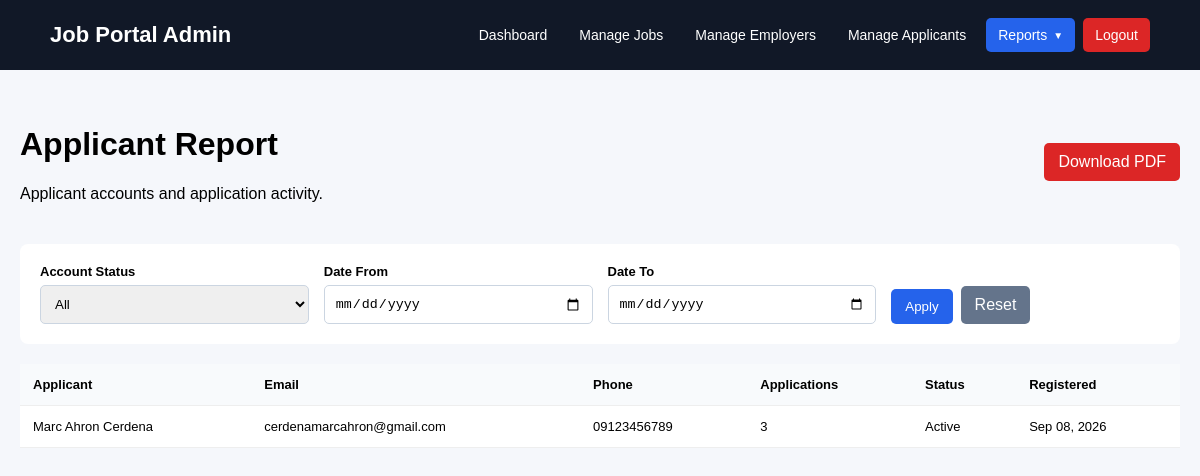
/admin/report-applicants.php (signed in), run on an earlier commit of the app's database.
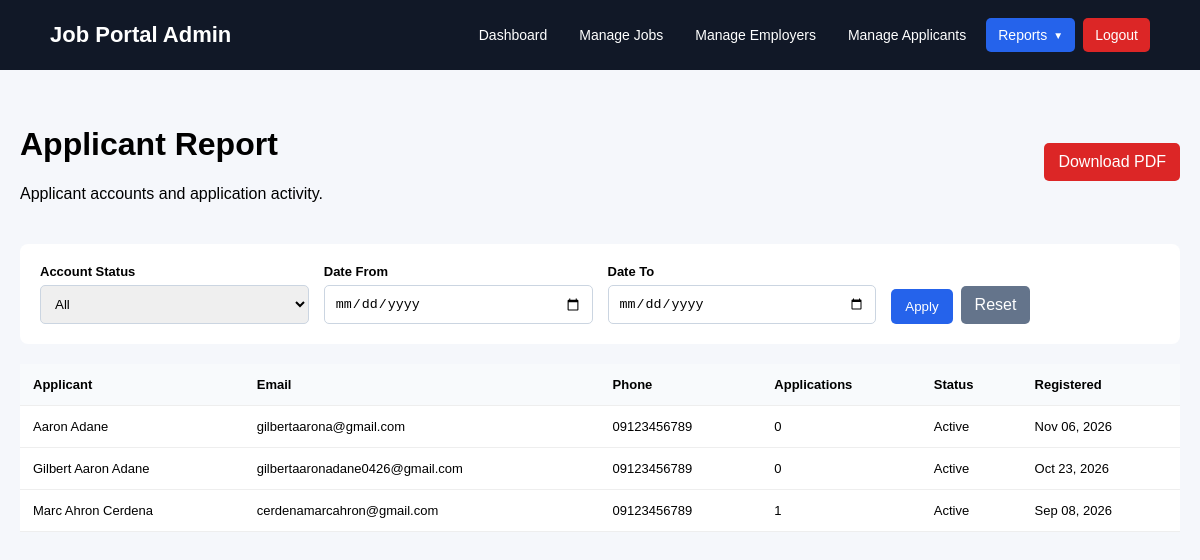
And on a later commit of the database.
### tables this page shows
CREATE TABLE `applicants` (
  `id` int(10) UNSIGNED NOT NULL,
  `user_id` int(10) UNSIGNED NOT NULL,
  `first_name` varchar(100) NOT NULL,
  `last_name` varchar(100) NOT NULL,
  `phone` varchar(50) DEFAULT NULL,
  `address` varchar(255) DEFAULT NULL,
  `latitude` decimal(10,8) DEFAULT NULL,
  `longitude` decimal(11,8) DEFAULT NULL,
  `religion` varchar(255) DEFAULT NULL,
  `profile_picture` varchar(255) DEFAULT NULL,
  `bio` text DEFAULT NULL,
  `created_at` timestamp NOT NULL DEFAULT current_timestamp(),
  `updated_at` timestamp NOT NULL DEFAULT current_timestamp() ON UPDATE current_timestamp(),
  `education` varchar(150) DEFAULT NULL
);

CREATE TABLE `users` (
  `id` int(10) UNSIGNED NOT NULL,
  `email` varchar(255) NOT NULL,
  `password` varchar(255) DEFAULT NULL,
  `role` enum('admin','employer','applicant') NOT NULL,
  `is_active` tinyint(1) NOT NULL DEFAULT 1,
  `created_at` timestamp NOT NULL DEFAULT current_timestamp(),
  `updated_at` timestamp NOT NULL DEFAULT current_timestamp() ON UPDATE current_timestamp(),
  `reset_token` varchar(255) DEFAULT NULL,
  `reset_token_expires_at` datetime DEFAULT NULL
);

### admin/report-applicants.php (the view, shortened to what this page needs)
<?php
require_once "../config/database.php";
$dateFrom = trim($_GET["date_from"] ?? "");
$dateTo = trim($_GET["date_to"] ?? "");
$where = [];
$params = [];
$whereSql = $where
    ? "WHERE " . implode(" AND ", $where)
    : "";
$stmt = $pdo->prepare("
    SELECT
        a.id,
        a.first_name,
        a.last_name,
        a.phone,
        a.address,
        a.created_at,
        u.email,
        u.is_active,
        (
            SELECT COUNT(*)
            FROM applications app
            WHERE app.applicant_id = a.id
        ) AS total_applications
    FROM applicants a
    INNER JOIN users u
        ON a.user_id = u.id
    $whereSql
    ORDER BY a.created_at DESC
");
$stmt->execute($params);
$applicants = $stmt->fetchAll(PDO::FETCH_ASSOC);
$pdfQuery = $_GET;
$pdfQuery["download"] = "pdf";
$pdfUrl =
    "report-applicants.php?"
    . http_build_query($pdfQuery);
    ?>
<!DOCTYPE html>
<html lang="en">
<head>
</head>
<body>
<?php require __DIR__ . "/includes/header.php"; ?>
<div class="container">
    <div class="page-header">
        <div>
            <h1>Applicant Report</h1>
            <p>Applicant accounts and application activity.</p>
        </div>
        <div class="actions">
            <a
                href="<?= htmlspecialchars($pdfUrl) ?>"
                class="btn red"
            >
                Download PDF
            </a>
        </div>
    </div>
    <form method="GET" class="filters">
        <div>
            <label>Account Status</label>
            <select name="account_status">
                <option value="">All</option>
            </select>
        </div>
        <div>
            <label>Date From</label>
            <input
                type="date"
                name="date_from"
                value="<?= htmlspecialchars($dateFrom) ?>"
            >
        </div>
        <div>
            <label>Date To</label>
            <input
                type="date"
                name="date_to"
                value="<?= htmlspecialchars($dateTo) ?>"
            >
        </div>
        <div class="actions">
            <button type="submit" class="btn blue">
                Apply
            </button>
            <a
                href="report-applicants.php"
                class="btn gray"
            >
                Reset
            </a>
        </div>
    </form>
    <div class="table-box">
        <table>
            <thead>
                <tr>
                    <th>Applicant</th>
                    <th>Email</th>
                    <th>Phone</th>
                    <th>Applications</th>
                    <th>Status</th>
                    <th>Registered</th>
                </tr>
            </thead>
            <tbody>
            <?php foreach ($applicants as $applicant): ?>
                <tr>
                    <td>
                        <?= htmlspecialchars(
                            $applicant["first_name"]
                            . " "
                            . $applicant["last_name"]
                        ) ?>
                    </td>
                    <td>
                        <?= htmlspecialchars($applicant["email"]) ?>
                    </td>
                    <td>
                        <?= htmlspecialchars(
                            $applicant["phone"] ?: "N/A"
                        ) ?>
                    </td>
                    <td>
                        <?= (int) $applicant["total_applications"] ?>
                    </td>
                    <td>
                        <?= $applicant["is_active"]
                            ? "Active"
                            : "Inactive"
                        ?>
                    </td>
                    <td>
                        <?= date(
                            "M d, Y",
                            strtotime($applicant["created_at"])
                        ) ?>
                    </td>
                </tr>
            <?php endforeach; ?>
            </tbody>
        </table>
    </div>
</div>
</body>
</html>

What changed in the data, as far as the page shows it:
added applicants: first_name+last_name "Aaron Adane", user.email "gilbertaarona@gmail.com", phone "09123456789", total_applications "0", created_at "Nov 06, 2026"
added applicants: first_name+last_name "Gilbert Aaron Adane", user.email "gilbertaaronadane0426@gmail.com", phone "09123456789", total_applications "0", created_at "Oct 23, 2026"
changed applicants "Marc Ahron Cerdena": total_applications "3" → "1"
